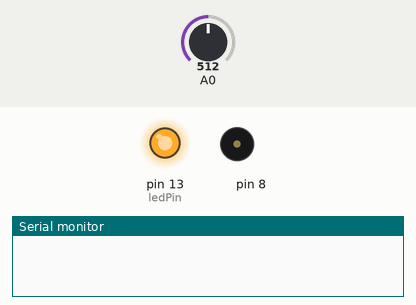
A sketch run on a simulated Arduino Uno, built with avr-gcc and run on an emulated ATmega328P. On the bench: output pins drawn as LEDs (lit = HIGH), buzzer (waves = sounding), the last lines printed to the serial monitor. The inputs (shaded band) are chosen by the test bench; at power-on: A0 = 512.

Above: at 0.1 s.
At 6.2 s:
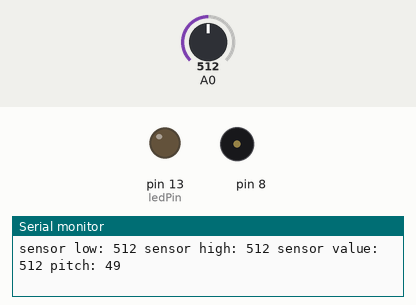
6.3 s: A0 set to 105
9.3 s: A0 set to 90
15.3 s: A0 set to 1023
18.3 s: A0 set to 985
24.3 s: A0 set to 0
Timing chart, 0 to 31.3 s (numbered marks = the images above; inputs shaded):
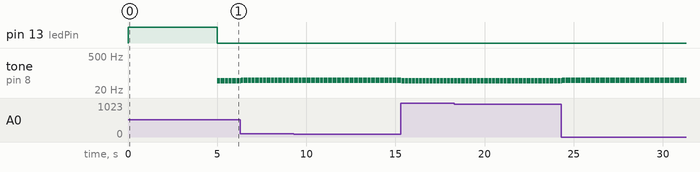

The sketch:

06-light-theremin.ino
```cpp
int sensorValue;
int sensorLow = 1023;
int sensorHigh = 0;

const int ledPin = 13;

void setup() {
  pinMode(ledPin, OUTPUT);
  digitalWrite(ledPin, HIGH);

  Serial.begin(9600);

  while(millis() < 5000) {
    sensorValue = analogRead(A0);
    // Calibrating sensor
    if(sensorValue > sensorHigh) {
      sensorHigh = sensorValue;
    }
    if(sensorValue < sensorLow) {
      sensorLow = sensorValue;
    }
  }

  digitalWrite(ledPin, LOW);
}

void loop() {
  Serial.print("sensor low: ");
  Serial.print(sensorLow);
  Serial.print(" sensor high: ");
  Serial.print(sensorHigh);
  Serial.print(" sensor value: ");
  Serial.print(sensorValue);
  sensorValue = analogRead(A0);

  int pitch = map(sensorValue,sensorLow,sensorHigh, 50, 4000);
  Serial.print(" pitch: ");
  Serial.println(pitch);

  tone(8, pitch, 20);

  delay(10);

}
```

Measured:
- by itself, tone on pin 8: alternates 51 Hz for 0.02 s and silent for 0.04 s
